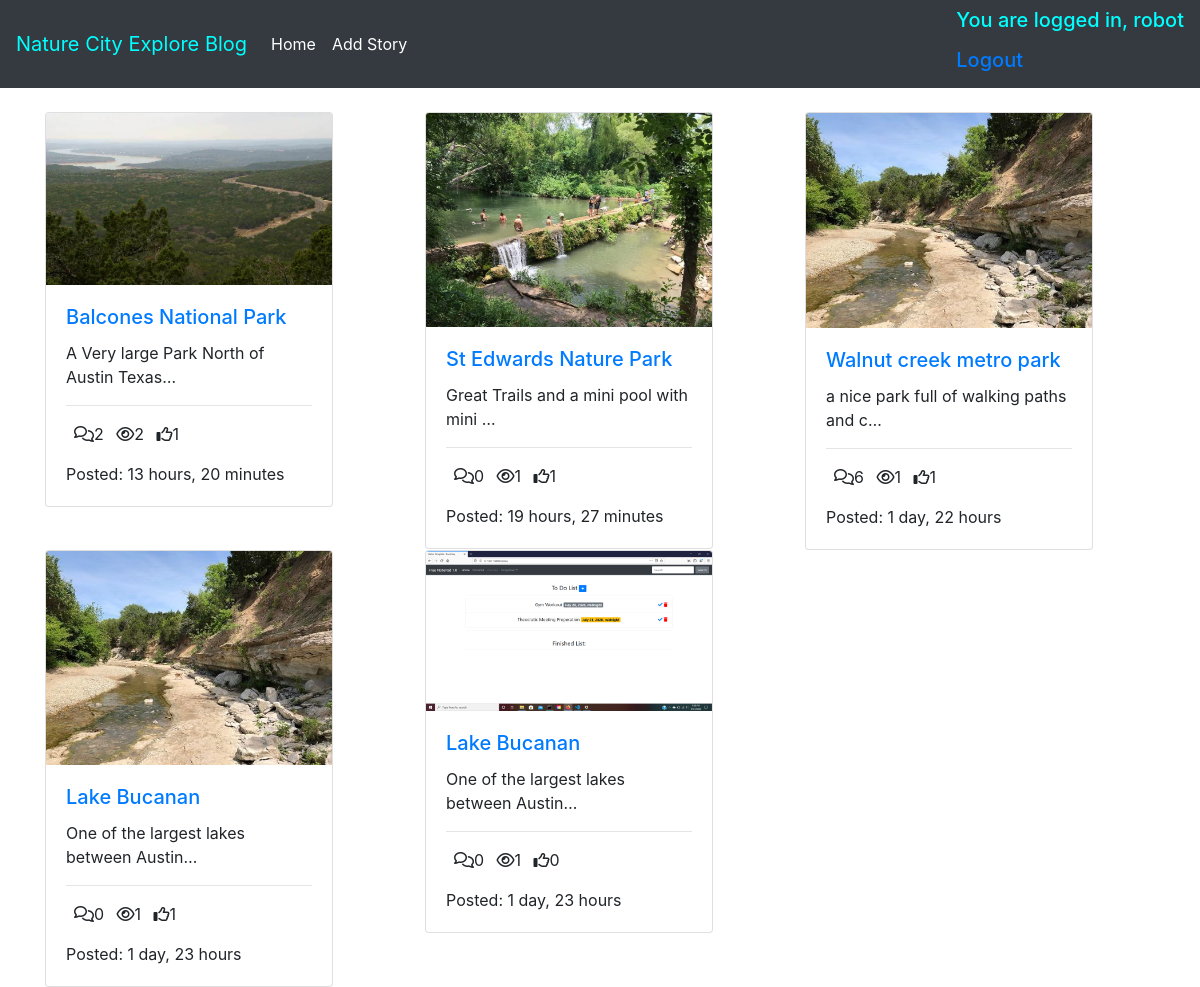
/ (signed in), run on the app's committed database.
### posts/models.py (models this page shows, shortened)
class User(AbstractUser):
    pass

class Post(models.Model):
    title = models.CharField(max_length=100)
    content = models.TextField()
    thumbnail = models.ImageField()
    publish_date = models.DateTimeField(auto_now_add=True)
    last_updated = models.DateTimeField(auto_now=True)
    author = models.ForeignKey(User, on_delete=models.CASCADE)
    slug = models.SlugField()
    def get_absolute_url(self):
        return reverse("detail", kwargs={
            'slug': self.slug
        })
    @property
    def get_comment_count(self):
        return self.comment_set.all().count()
    @property
    def get_view_count(self):
        return self.postview_set.all().count()
    @property
    def get_like_count(self):
        return self.like_set.all().count()

### posts/views.py (the view)
# urls.py: path('', PostListView.as_view(), name='list'),
class PostListView(ListView):
    model = Post
    queryset = Post.objects.order_by('-publish_date')
    context_object_name = 'post_list'

### posts/templates/posts/post_list.html
{% extends 'posts/base.html' %}
{% block content %}
<div class='container'>
    <div class='row'>
        {% for object in post_list %}
        <div class="col-4">
            <div class="card" style="width: 18rem;">
                <img src="{{ object.thumbnail.url }}" class="card-img-top" alt="...">
                <div class="card-body">
                <a href="{{ object.get_absolute_url }}">
                  <h5 class="card-title"> {{ object.title }}</h5></a>
                  <p class="card-text">{{ object.content|truncatechars:40 }}</p>
                  <hr/>
                  <p class='card-text'>
                      <span><i class="far fa-comments ml-2"></i>{{ object.get_comment_count }}</span>
                      <span><i class="far fa-eye ml-2"></i>{{ object.get_view_count }}</span>
                      <span><i class="far fa-thumbs-up ml-2"></i>{{ object.get_like_count }}</span>
                  </p>
                  <p class='card-text'>
                      Posted: {{ object.publish_date|timesince }}
                  </p>
                </div>
              </div>
        </div>
         {% endfor %}
</div>
</div>
{% endblock %}

### posts/templates/posts/base.html (shortened to what this page needs)
<!doctype html>
<html lang="en">
  <head>
<link rel="stylesheet" href="https://stackpath.bootstrapcdn.com/bootstrap/4.5.0/css/bootstrap.min.css">
  </head>
  <body>
    <nav class="navbar navbar-expand-md navbar-dark bg-dark mb-4">
  <a class="navbar-brand" style="color: aqua;" href="#">Nature City Explore Blog</a>
  <div class="collapse navbar-collapse" id="navbarCollapse">
    <ul class="navbar-nav mr-auto">
      <li class="nav-item active">
        <a class="nav-link" href="/">Home <span class="sr-only">(current)</span></a>
      </li>
      {% if request.user.is_authenticated %}
      <li class="nav-item active">
        <a class="nav-link" href="{% url 'create' %}">Add Story <span class="sr-only">(current)</span></a>
      </li>
      {% else %}
      <a class="nav-link" href="{% url 'login' %}">Add Story <span class="sr-only">(current)</span></a>
      <a class="nav-link" href="{% url 'signup' %}">Signup <span class="sr-only">(current)</span></a>
        {% endif %}
    </ul>
    <h5 style="color: aqua;">
      {% if request.user.is_authenticated %}
      <p>You are logged in, {{ request.user.username }}</p>
      <div>
        <a href="{% url 'logout' %}">Logout</a>
      </div>
      {% else %}
       <div><a href="{% url 'login' %}">Login</a></div>
      {% endif %}</h5>
  </div>
</nav>
  {% block content %}
{% endblock %}
</body>
</html>

### data on the page
User: user.username "robot"
Post: thumbnail (picture), title "Balcones National Park", content "A Very large Park North of Austin Texas…", get_comment_count "2", get_view_count "2", get_like_count "1", publish_date "13 hours, 20 minutes"
Post: thumbnail (picture), title "St Edwards Nature Park", content "Great Trails and a mini pool with mini …", get_comment_count "0", get_view_count "1", get_like_count "1", publish_date "19 hours, 27 minutes"
Post: thumbnail (picture), title "Walnut creek metro park", content "a nice park full of walking paths and c…", get_comment_count "6", get_view_count "1", get_like_count "1", publish_date "1 day, 22 hours"
Post: thumbnail (picture), title "Lake Bucanan", content "One of the largest lakes between Austin…", get_comment_count "0", get_view_count "1", get_like_count "1", publish_date "1 day, 23 hours"
Post: thumbnail (picture), title "Lake Bucanan", content "One of the largest lakes between Austin…", get_comment_count "0", get_view_count "1", get_like_count "0", publish_date "1 day, 23 hours"
